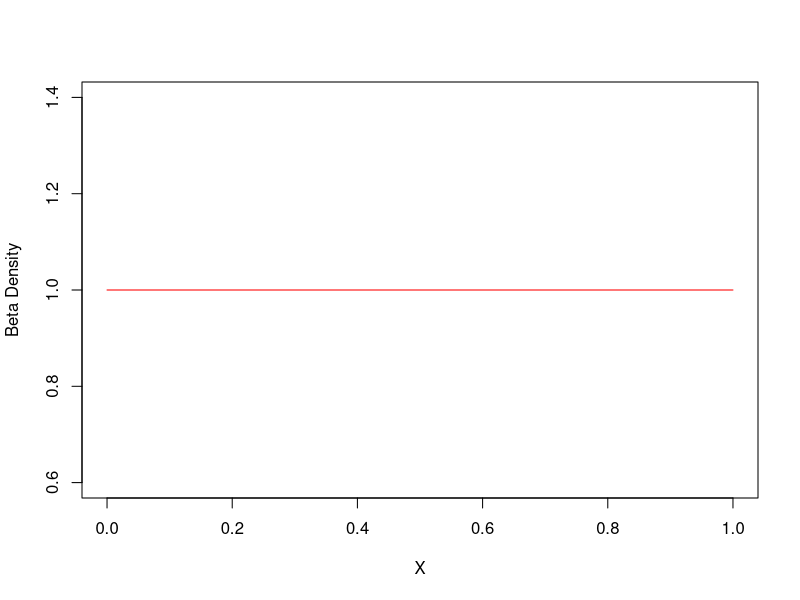
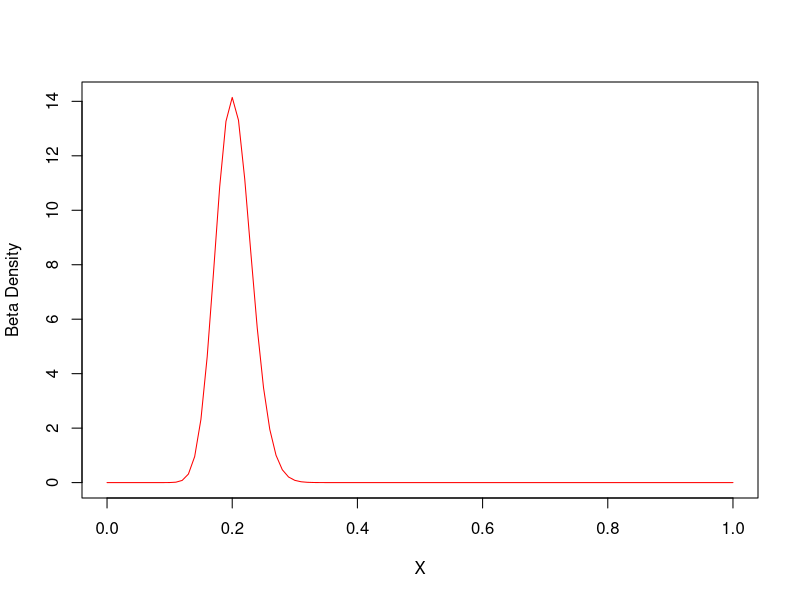

The R script that drew these images, in order: (Note: this script raises an error after producing the figures.)
################################################ Bears with genotype frequency of 0.2 (N=100) ####################################################

#################### Case 1: alpha and beta are equal
# Creating the Sequence
gfg = seq(0,1, by=0.01)

plot(gfg, dbeta(gfg, 1,1), xlab="X",
     ylab = "Beta Density", type = "l",
     col = "Red") 

#################### Case 2: probability of observing 40 alleles out of 200 observations

# Creating the Sequence
gfg = seq(0,1, by=0.01)

plot(gfg, dbeta(gfg, 41,161), xlab="X",
     ylab = "Beta Density", type = "l",
     col = "Red")

# Calculating 95 % interval
d1 <- qbeta(0.025, 41,161, ncp = 0, lower.tail = TRUE, log.p = FALSE)
d1 <- qbeta(0.975, 41,161, ncp = 0, lower.tail = TRUE, log.p = FALSE)

# Calculating notable quantiles
gfg = seq(0.025,0.975, by=0.01)
qbeta(gfg, 41,161, ncp = 0, lower.tail = TRUE, log.p = FALSE)

gfg = seq(0,1, by=0.01)

alpha <- 41
beta <- 161
MaximumAlleleProbability <- (alpha - 1) / (alpha + beta - 2)
print(paste("In a beta distribution with alpha ", alpha, "and beta ", beta, " we have a credible interval between", d1, " and ", d2, " with highest value at ", MaximumAlleleProbability))

#################### Case 3: probability of observing 2 alleles out of 20 observations

plot(gfg, dbeta(gfg, 3,19), xlab="X",
     ylab = "Beta Density", type = "l",
     col = "Red")

# Calculating 95 % interval
d1 <- qbeta(0.025, 3,19, ncp = 0, lower.tail = TRUE, log.p = FALSE)
d2 <- qbeta(0.975, 3,19, ncp = 0, lower.tail = TRUE, log.p = FALSE)

# Calculating notable quantiles
gfg = seq(0.025,0.975, by=0.01)
qbeta(gfg, 3,19, ncp = 0, lower.tail = TRUE, log.p = FALSE)

alpha <- 3
beta <- 19
MaximumAlleleProbability <- (alpha - 1) / (alpha + beta - 2)
print(paste("In a beta distribution with alpha ", alpha, "and beta ", beta, " we have a credible interval between", d1, " and ", d2, " with highest value at ", MaximumAlleleProbability))

